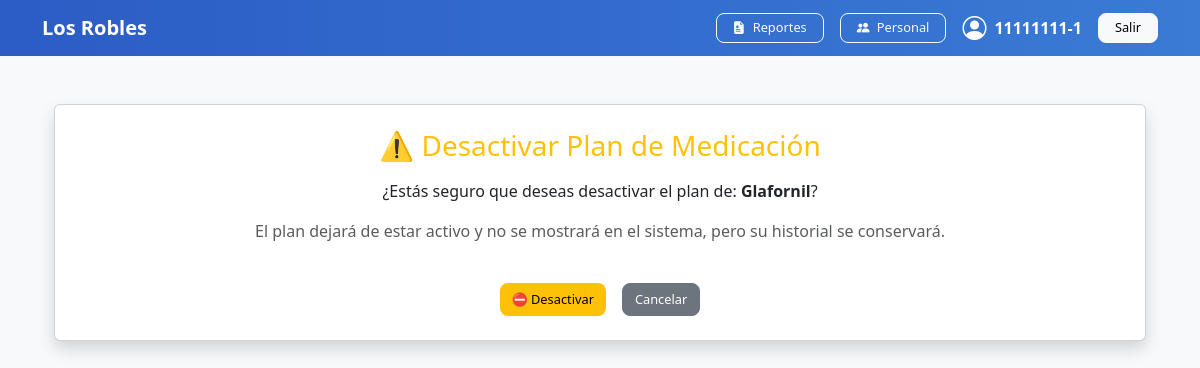
The page /plan/eliminar/5/ (signed in) on the database as committed earlier.
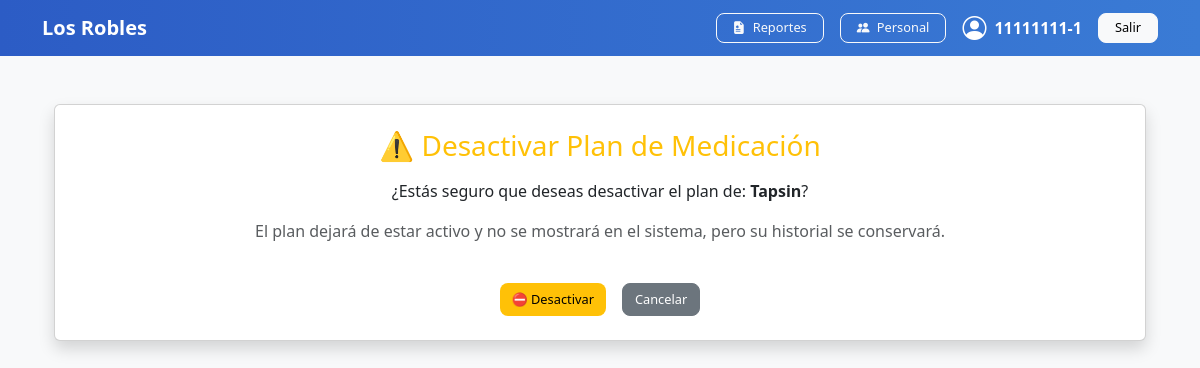
The same page on the database as committed later.
### gestion/models.py (models this page shows, shortened)
class PlanMedicacion(models.Model):
    residente = models.ForeignKey(Residente, on_delete=models.CASCADE)
    medicamento = models.ForeignKey(Medicamento, on_delete=models.CASCADE)
    dosis = models.CharField(max_length=100)
    stock_actual = models.IntegerField(default=0, help_text="Pastillas traídas por la familia")
    frecuencia_horas = models.IntegerField(help_text="Cada cuántas horas se administra")
    hora_inicio = models.TimeField()
    fecha_inicio_plan = models.DateField()
    activo = models.BooleanField(default=True)

class Medicamento(models.Model):
    nombre_comercial = models.CharField(max_length=100)
    nombre_generico = models.CharField(max_length=100)
    miligramos = models.FloatField()
    presentacion = models.CharField(max_length=50, help_text="Ej: Comprimidos, Jarabe")

### gestion/views.py (the view)
# urls.py: path('plan/eliminar/<int:id>/', views.eliminar_plan, name='eliminar_plan'),
@login_required(login_url='gestion:login')
def eliminar_plan(request, id):
    plan = get_object_or_404(PlanMedicacion, id=id)
    if request.method == 'POST':
        plan.activo = False
        plan.save()
        messages.success(request, "Plan desactivado correctamente")
        return redirect('gestion:lista_residentes')
    return render(request, 'gestion/confirmar_eliminar_plan.html', {
        'plan': plan
    })

### gestion/templates/gestion/confirmar_eliminar_plan.html (shortened to what this page needs)
{% extends 'gestion/base.html' %}
{% block contenido %}
<div class="container mt-5">
    <div class="card shadow p-4 text-center">
        <h3 class="text-warning mb-3">⚠️ Desactivar Plan de Medicación</h3>
        <p>
            ¿Estás seguro que deseas desactivar el plan de:
            <strong>{{ plan.medicamento.nombre_comercial }}</strong>?
        </p>
        <p class="text-muted">
            El plan dejará de estar activo y no se mostrará en el sistema,
            pero su historial se conservará.
        </p>
        <form method="POST">
            <div class="d-flex justify-content-center gap-3 mt-4">
                <button type="submit" class="btn btn-warning">
                    ⛔ Desactivar
                </button>
                <a href="{% url 'gestion:lista_residentes' %}" class="btn btn-secondary">
                    Cancelar
                </a>
            </div>
        </form>
    </div>
</div>
{% endblock %}

Rows that differ between the two databases and show on the page:
changed PlanMedicacion: medicamento.nombre_comercial "Glafornil" → "Tapsin"
